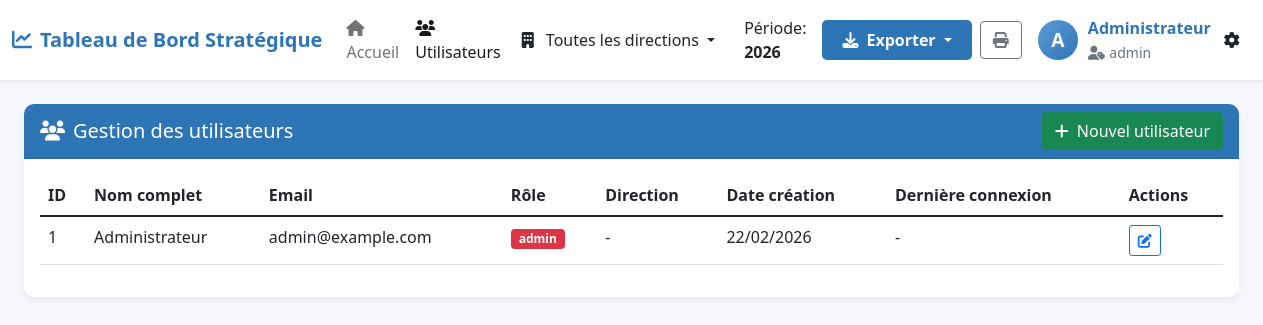
The page /utilisateurs.php (signed in) on the database its author committed.
### tables this page shows
CREATE TABLE utilisateurs (
    id INT AUTO_INCREMENT PRIMARY KEY,
    nom_complet VARCHAR(100) NOT NULL,
    email VARCHAR(100) UNIQUE NOT NULL,
    mot_de_passe VARCHAR(255) NOT NULL,
    role ENUM('admin', 'utilisateur', 'lecteur') DEFAULT 'utilisateur',
    direction VARCHAR(50),
    date_creation TIMESTAMP DEFAULT CURRENT_TIMESTAMP,
    derniere_connexion TIMESTAMP NULL
);

### includes/functions.php (called while the page is built, shortened)
<?php
function estConnecte() {
    return isset($_SESSION['utilisateur_id']);
}
function aRole($role) {
    return isset($_SESSION['role']) && $_SESSION['role'] === $role;
}
function estAdmin() {
    return aRole('admin');
}
?>

### utilisateurs.php (the view, shortened to what this page needs)
<?php
require_once 'includes/header.php';
$query = "SELECT * FROM utilisateurs ORDER BY nom_complet";
$stmt = $conn->prepare($query);
$stmt->execute();
$utilisateurs = $stmt->fetchAll();
?>
<div class="container-fluid">
    <div class="row">
        <div class="col-12">
            <div class="card">
                <div class="card-header d-flex justify-content-between align-items-center">
                    <h5 class="mb-0"><i class="fas fa-users me-2"></i>Gestion des utilisateurs</h5>
                    <button class="btn btn-success" data-bs-toggle="modal" data-bs-target="#modalUtilisateur" onclick="resetForm()">
                        <i class="fas fa-plus me-2"></i>Nouvel utilisateur
                    </button>
                </div>
                <div class="card-body">
                    <div class="table-responsive">
                        <table class="table table-hover">
                            <thead>
                                <tr>
                                    <th>ID</th>
                                    <th>Nom complet</th>
                                    <th>Email</th>
                                    <th>Rôle</th>
                                    <th>Direction</th>
                                    <th>Date création</th>
                                    <th>Dernière connexion</th>
                                    <th>Actions</th>
                                </tr>
                            </thead>
                            <tbody>
                                <?php foreach ($utilisateurs as $u): ?>
                                <tr>
                                    <td><?php echo $u['id']; ?></td>
                                    <td><?php echo htmlspecialchars($u['nom_complet']); ?></td>
                                    <td><?php echo htmlspecialchars($u['email']); ?></td>
                                    <td>
                                        <span class="badge bg-<?php
                                            echo $u['role'] === 'admin' ? 'danger' :
                                                ($u['role'] === 'utilisateur' ? 'success' : 'secondary');
                                        ?>">
                                            <?php echo $u['role']; ?>
                                        </span>
                                    </td>
                                    <td><?php echo $u['direction'] ?: '-'; ?></td>
                                    <td><?php echo date('d/m/Y', strtotime($u['date_creation'])); ?></td>
                                    <td><?php echo $u['derniere_connexion'] ? date('d/m/Y H:i', strtotime($u['derniere_connexion'])) : '-'; ?></td>
                                    <td>
                                        <button class="btn btn-sm btn-outline-primary" onclick="editerUtilisateur(<?php echo htmlspecialchars(json_encode($u)); ?>)">
                                            <i class="fas fa-edit"></i>
                                        </button>
                                    </td>
                                </tr>
                                <?php endforeach; ?>
                            </tbody>
                        </table>
                    </div>
                </div>
            </div>
        </div>
    </div>
</div>
<?php require_once 'includes/footer.php'; ?>

### includes/header.php (shortened to what this page needs)
<?php
require_once __DIR__ . '/functions.php';
$current_page = basename($_SERVER['PHP_SELF']);
?>
<!DOCTYPE html>
<html lang="fr">
<head>
    <link href="https://cdn.jsdelivr.net/npm/bootstrap@5.1.3/dist/css/bootstrap.min.css" rel="stylesheet">
    <link rel="stylesheet" href="https://cdnjs.cloudflare.com/ajax/libs/font-awesome/6.4.0/css/all.min.css">
    <link rel="stylesheet" href="assets/css/style.css">
</head>
<body>
    <?php if (estConnecte() && $current_page != 'login.php'): ?>
    <nav class="navbar navbar-expand-lg navbar-light bg-white shadow-sm">
        <div class="container-fluid">
            <a class="navbar-brand" href="dashboard.php">
                <i class="fas fa-chart-line me-2"></i>Tableau de Bord Stratégique
            </a>
            <div class="collapse navbar-collapse" id="navbarNav">
                <ul class="navbar-nav me-auto">
                    <li class="nav-item">
                        <a class="nav-link <?php echo $current_page == 'dashboard.php' ? 'active' : ''; ?>" href="dashboard.php">
                            <i class="fas fa-home me-1"></i>Accueil
                        </a>
                    </li>
                    <?php if (estAdmin()): ?>
                    <li class="nav-item">
                        <a class="nav-link <?php echo $current_page == 'utilisateurs.php' ? 'active' : ''; ?>" href="utilisateurs.php">
                            <i class="fas fa-users me-1"></i>Utilisateurs
                        </a>
                    </li>
                    <?php endif; ?>
                </ul>
                <div class="d-flex align-items-center">
                    <div class="dropdown me-3">
                        <button class="btn btn-direction dropdown-toggle" type="button" id="directionDropdown" data-bs-toggle="dropdown" aria-expanded="false">
                            <i class="fas fa-building me-2"></i>
                            <span id="current-direction">Toutes les directions</span>
                        </button>
                    </div>
                    <span class="me-3 d-none d-md-block">Période: <strong><?php echo date('Y'); ?></strong></span>
                    <div class="dropdown me-2">
                        <button class="btn btn-exporter dropdown-toggle" type="button" data-bs-toggle="dropdown">
                            <i class="fas fa-download me-2"></i>Exporter
                        </button>
                    </div>
                    <button class="btn btn-outline-secondary me-3" onclick="imprimer()">
                        <i class="fas fa-print"></i>
                    </button>
                    <div class="user-info">
                        <div class="user-avatar">
                            <?php echo strtoupper(substr($_SESSION['nom_complet'] ?? 'U', 0, 1)); ?>
                        </div>
                        <div class="d-none d-lg-block">
                            <strong><?php echo htmlspecialchars($_SESSION['nom_complet'] ?? 'Utilisateur'); ?></strong>
                            <br>
                            <small class="text-muted">
                                <i class="fas fa-user-tag me-1"></i><?php echo $_SESSION['role'] ?? 'utilisateur'; ?>
                            </small>
                        </div>
                    </div>
                    <div class="dropdown">
                        <button class="btn btn-link text-dark" type="button" data-bs-toggle="dropdown">
                            <i class="fas fa-cog"></i>
                        </button>
                    </div>
                </div>
            </div>
        </div>
    </nav>
    <?php endif; ?>
    <div class="container-fluid mt-4">

### includes/footer.php (shortened to what this page needs)
    </div>
</body>
</html>

### assets/css/style.css (style rules this page uses)
:root { --vert: #28a745; --orange: #ffc107; --rouge: #dc3545; --bleu-fonce: #2E75B6; --bleu-clair: #5B9BD5; --gris-clair: #f8f9fa; --gris-moyen: #e9ecef; --violet-projet: #6f42c1; --orange-probleme: #fd7e14; --vert-pta: #20c997; --rose-point: #e83e8c; }
body { font-family: 'Segoe UI', Tahoma, Geneva, Verdana, sans-serif; background-color: #f5f7fa; }
.navbar-brand { font-weight: 700; color: var(--bleu-fonce) !important; }
.card { border-radius: 10px; border: none; box-shadow: 0 4px 6px rgba(0, 0, 0, 0.05); transition: transform 0.3s; margin-bottom: 20px; }
.card-header { background-color: var(--bleu-fonce); color: white; font-weight: 600; border-radius: 10px 10px 0 0 !important; }
.btn-exporter { background-color: var(--bleu-fonce); color: white; border: none; padding: 8px 20px; border-radius: 5px; font-weight: 600; }
.user-info { display: flex; align-items: center; gap: 10px; color: var(--bleu-fonce); }
.user-avatar { width: 40px; height: 40px; border-radius: 50%; background: linear-gradient(135deg, var(--bleu-clair), var(--bleu-fonce)); display: flex; align-items: center; justify-content: center; color: white; font-weight: 600; font-size: 1.2rem; }

### rows shown on the page
utilisateurs: id "1", nom_complet "Administrateur", email "admin@example.com", role "admin", direction "-", date_creation "22/02/2026"

### other values the page prints
substr($_SESSION['nom_complet'] ?? 'U', 0, 1) "A"
$_SESSION['nom_complet'] "Administrateur"
$_SESSION['role'] "admin"
